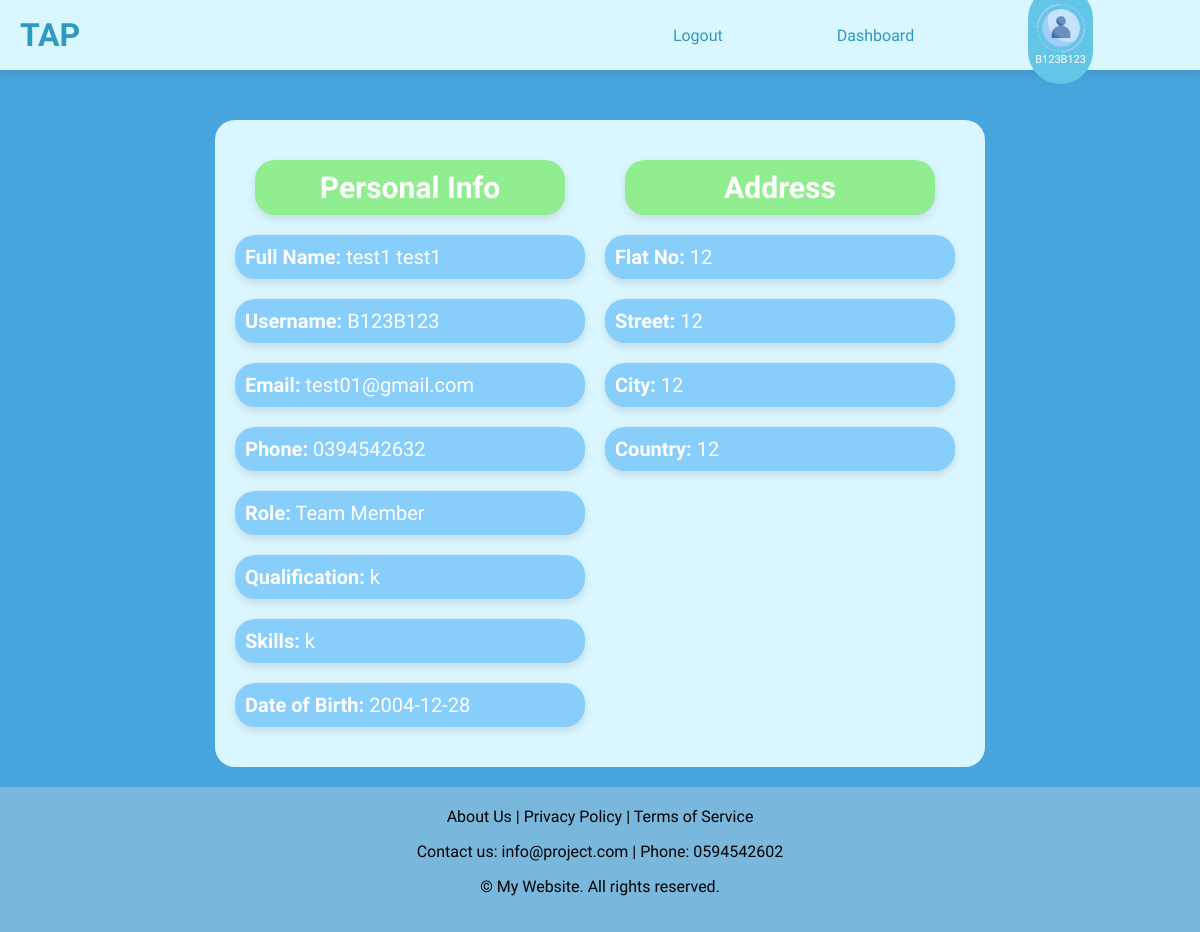
The app's page /profile.php (signed in) with its own data.
### tables this page shows
CREATE TABLE `users` (
  `user_id` bigint UNSIGNED NOT NULL,
  `username` varchar(50) NOT NULL,
  `password` varchar(255) NOT NULL,
  `full_name` varchar(100) NOT NULL,
  `email` varchar(100) NOT NULL,
  `phone` varchar(15) DEFAULT NULL,
  `address_id` int NOT NULL,
  `dob` date DEFAULT NULL,
  `idNumber` varchar(8) NOT NULL,
  `role` enum('Manager','Project Leader','Team Member') NOT NULL,
  `qualification` varchar(100) DEFAULT NULL,
  `skills` text
);

CREATE TABLE `addresses` (
  `address_id` int NOT NULL,
  `flat_no` varchar(50) NOT NULL,
  `street` varchar(100) NOT NULL,
  `city` varchar(100) NOT NULL,
  `country` varchar(100) NOT NULL
);

### profile.php (the view, shortened to what this page needs)
<?php
include "header.php";
require_once 'db.php.inc.php';
if (isset($_SESSION['username'])) {
    $username = $_SESSION['username'];
} else {
    echo "You must be logged in to view this page.";
    exit;
}
try {
    $stmt_user = $pdo->prepare("SELECT * FROM users WHERE username = ?");
    $stmt_user->execute([$username]);
    $user = $stmt_user->fetch();
    if ($user) {
        $sql_address = "SELECT * FROM addresses WHERE address_id = :address_id";
        $stmt_address = $pdo->prepare($sql_address);
        $stmt_address->bindParam(':address_id', $user['address_id'], PDO::PARAM_INT);
        $stmt_address->execute();
        $address = $stmt_address->fetch();
    } else {
        echo "User not found!";
        exit;
    }
} catch (PDOException $e) {
    echo "Error: " . $e->getMessage();
    exit;
}
?>
<div class="p-container">
<div id="profile">
    <div>
    <h2>Personal Info</h2>
    <p><strong>Full Name:</strong> <?php echo $user['full_name']; ?></p>
    <p><strong>Username:</strong> <?php echo $user['username']; ?></p>
    <p><strong>Email:</strong> <?php echo $user['email']; ?></p>
    <p><strong>Phone:</strong> <?php echo $user['phone']; ?></p>
    <p><strong>Role:</strong> <?php echo $user['role']; ?></p>
    <p><strong>Qualification:</strong> <?php echo $user['qualification']; ?></p>
    <p><strong>Skills:</strong> <?php echo $user['skills']; ?></p>
    <p><strong>Date of Birth:</strong> <?php echo $user['dob']; ?></p>
    </div>
    <div>
    <h2>Address</h2>
    <p><strong>Flat No:</strong> <?php echo $address['flat_no']; ?></p>
    <p><strong>Street:</strong> <?php echo $address['street']; ?></p>
    <p><strong>City:</strong> <?php echo $address['city']; ?></p>
    <p><strong>Country:</strong> <?php echo $address['country']; ?></p>
    </div>
</div>
</div>

### header.php (shortened to what this page needs)
<!DOCTYPE html>
<html lang="en">
<head>
    <link rel="stylesheet" href="styling/style.css">
    <link rel="stylesheet" href="styling/header.css">
    <link rel="stylesheet" href="styling/form_style.css">
    <link rel="stylesheet" href="styling/table-style.css">
    <link rel="stylesheet" href="styling/image-style.css">
</head>
<body>
<div class="header">
<div class="left-section">
<h1 id="logotxt">TAP</h1>
    </div>
    <div class="right-section">
<?php if (isset($_SESSION['username'])) { ?>
    <a href="logout.php">Logout</a>
    <a href="navigation.php">Dashboard</a>
    <a href="profile.php?username=<?php echo htmlspecialchars($_SESSION['username']); ?>">
        <div class="userContainer">
            <img src="images/image.png" alt="User Profile" id="userPhoto">
            <p class="user_info"><?php echo htmlspecialchars($_SESSION['username']); ?></p>
        </div>
    </a>
<?php } else { ?>
    <a href="index.php">Login</a>
    <a href="information.php">Sign-Up</a>
<?php } ?>
    </div>
</div>
<main>

### styling/style.css (style rules this page uses)
html, body { height: 100%; margin: 0; width: 100%; font-family: 'Rationale', 'Arial'; background-color: rgb(72, 164, 221); }
body { display: flex; flex-direction: column; background-color: rgb(72, 164, 221); }
main { background-color: rgb(72, 164, 221); margin-top: 50px; margin-left: 0px; padding: 20px; }
footer { text-align: center; padding: 20px; background-color: rgb(121, 183, 221); }
#profile { background-color: rgb(218, 246, 255); color: white; border-radius: 20px; padding: 20px; padding-right: 30px; margin-top: 50px; width: 720px; display: grid; gap: 20px; grid-template-columns: 1fr 1fr; }
#profile p { font-size: 20px; background-color: lightSkyBlue; padding: 10px; border-radius: 20px; box-shadow: 0 4px 8px rgba(0, 0, 0, 0.1); transition-property: all; transition-duration: 0.3s; transition-timing-function: ease-out; }
#profile h2 { font-size: 30px; margin: 20px; padding: 10px; text-align: center; background-color: lightgreen; color: rgb(255, 255, 255); }
a { text-decoration: none; color: rgb(0, 0, 0); }
h2 { margin: 30px; background-color:#DAF6FF; padding: 20px; border-radius: 20px; color: rgb(72, 164, 221); box-shadow: 0 4px 8px rgba(0, 0, 0, 0.1); }
.p-container { width: 100%; display: flex; justify-content: center; align-items: center; }

### styling/header.css (style rules this page uses)
.header { height: 70px; display: flex; flex-direction: row; justify-content: space-between; background-color: rgb(218, 246, 255); box-shadow: 0 4px 8px rgba(0, 0, 0, 0.1); position: fixed; width: 100%; }
.right-section { display: flex; align-items: center; margin-right: 20px; gap:100px; margin-right: 100px; }
.left-section { align-items: center; display: flex; margin-left: 20px; }
.right-section a { text-decoration: none; color: rgb(46, 154, 190); padding: 7px; border-radius: 50px; transition-property: all; transition-duration: 0.3s; transition-timing-function: ease-out; }
#logotxt { color: rgb(46, 154, 190); cursor: pointer; }
#userPhoto { width: 50px; height: 50px; border-radius: 50%; object-fit: cover; margin-top: 10px; margin-bottom: 40px; }
.userContainer { display: flex; flex-direction: column; justify-content: center; align-items: center; background-color: rgb(99, 198, 231); border-radius: 50px; color: white; padding: 7px; transition: none; }
.user_info { margin-top: -40px; font-size: 11px; }

### records on screen
users: full_name "test1 test1", username "B123B123", email "test01@gmail.com", phone "0394542632", role "Team Member", qualification "k", skills "k", dob "2004-12-28"
addresses: flat_no "12", street "12", city "12", country "12"

### other values on screen
$_SESSION['username'] "B123B123"
